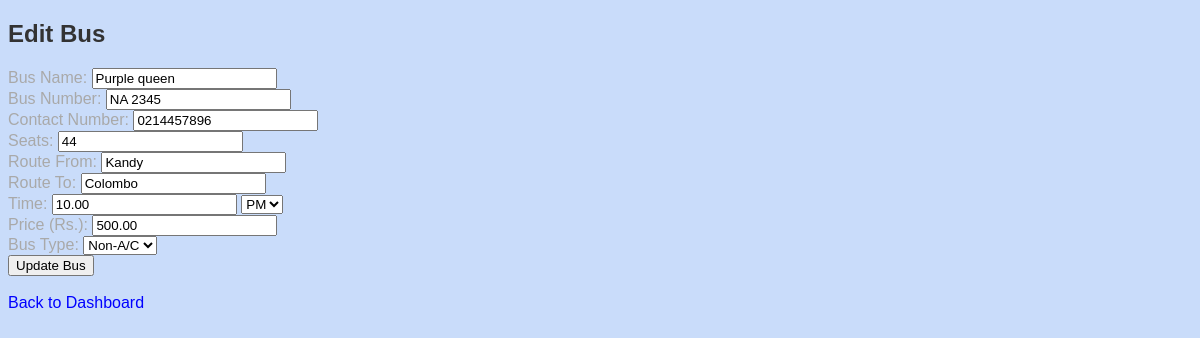
Page /admin/edit_bus.php?id=5 (signed in) on the committed database.
### tables this page shows
CREATE TABLE `buses` (
  `id` int(11) NOT NULL,
  `admin_id` int(11) DEFAULT NULL,
  `bus_number` varchar(50) DEFAULT NULL,
  `bus_name` varchar(100) DEFAULT NULL,
  `contact_number` varchar(20) DEFAULT NULL,
  `seats` int(11) DEFAULT NULL,
  `route_from` varchar(100) DEFAULT NULL,
  `route_to` varchar(100) DEFAULT NULL,
  `time` varchar(20) DEFAULT NULL,
  `price` decimal(10,2) DEFAULT NULL,
  `bus_type` enum('A/C','Non-A/C') DEFAULT NULL,
  `created_at` timestamp NOT NULL DEFAULT current_timestamp()
);

### admin/edit_bus.php (the view, shortened to what this page needs)
<?php
include("../includes/db.php");
if (isset($_GET['id'])) {
    $bus_id = $_GET['id'];
    $sql = "SELECT * FROM buses WHERE id = $bus_id AND admin_id = " . $_SESSION['admin_id'];
    $result = $conn->query($sql);
    if ($result->num_rows > 0) {
        $bus = $result->fetch_assoc();
    } else {
        die("Bus not found");
    }
}
?>
<!DOCTYPE html>
<html>
<head>
    <link rel="stylesheet" href="../assets/css/style.css">
</head>
<body>
    <h2>Edit Bus</h2>
    <form method="POST" action="">
        <label>Bus Name:</label>
        <input type="text" name="bus_name" value="<?php echo $bus['bus_name']; ?>" required><br>
        <label>Bus Number:</label>
        <input type="text" name="bus_number" value="<?php echo $bus['bus_number']; ?>" required><br>
        <label>Contact Number:</label>
        <input type="text" name="contact_number" value="<?php echo $bus['contact_number']; ?>" required><br>
        <label>Seats:</label>
        <input type="number" name="seats" value="<?php echo $bus['seats']; ?>" required><br>
        <label>Route From:</label>
        <input type="text" name="route_from" value="<?php echo $bus['route_from']; ?>" required><br>
        <label>Route To:</label>
        <input type="text" name="route_to" value="<?php echo $bus['route_to']; ?>" required><br>
        <label>Time:</label>
        <?php
        $time_parts = explode(" ", $bus['time']);
        $bus_time = $time_parts[0];
        $bus_ampm = $time_parts[1];
        ?>
        <input type="text" name="time" value="<?php echo $bus_time; ?>" required>
        <select name="ampm" required>
            <option value="PM" <?php if ($bus_ampm == "PM") echo "selected"; ?>>PM</option>
        </select>
        <br>
        <label>Price (Rs.):</label>
        <input type="number" name="price" value="<?php echo $bus['price']; ?>" required><br>
        <label>Bus Type:</label>
        <select name="bus_type" required>
            <option value="Non-A/C" <?php if ($bus['bus_type'] == "Non-A/C") echo "selected"; ?>>Non-A/C</option>
        </select>
        <br>
        <input type="submit" name="update_bus" value="Update Bus">
    </form>
    <br>
    <a href="dashboard.php">Back to Dashboard</a>
</body>
</html>

### assets/css/style.css (style rules this page uses)
body { font-family: Arial, sans-serif; background-color: #c9dcfa; }
h1, h2, h3 { color: #333; }
a { color: blue; text-decoration: none; }
form label { color: darkgray; }

### rows in the picture
buses: bus_name "Purple queen", bus_number "NA 2345", contact_number "0214457896", seats "44", route_from "Kandy", route_to "Colombo", time "10.00", ampm "PM", price "500.00", bus_type "Non-A/C"
